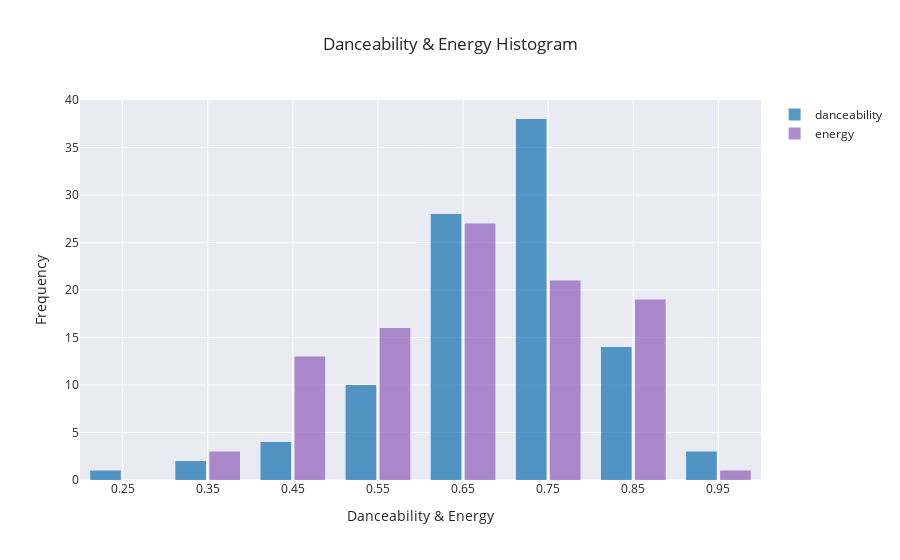

Write notebook code for a chart like this one.
### Markdown cell above
To plot the bars side by side or otherwise further customize the graph, the code is lengthier, but fairly intuitive.

### Code cell
#plot
trace1 = go.Histogram(
    x=df['danceability'],
    name='danceability', #name used in legend and hover labels
    xbins=dict( #bins used for histogram
        start=0,
        end=10,
        size=0.1
    ),
    marker=dict(
        color='#1f77b4',
    ),
    opacity=0.75
)
trace2 = go.Histogram(
    x=df['energy'],
    name='energy', #name used in legend and hover labels
    xbins=dict( #bins used for histogram
        start=0,
        end=10,
        size=0.1
    ),
    marker=dict(
        color='#9467bd'
    ),
    opacity=0.75
)
data = [trace1, trace2]
layout = go.Layout(
    template='seaborn', #set theme
    title='Danceability & Energy Histogram',
    xaxis=dict(
        title='Danceability & Energy'
    ),
    yaxis=dict(
        title='Frequency'
    ),
    bargap=0.2,
    bargroupgap=0.1
)
fig = go.Figure(data=data, layout=layout)
iplot(fig, filename='styled histogram')

### Figure 1 — Plotly figure (JSON) as saved in the notebook; plotly's stock layout.template omitted (floating-point values rounded to 4 significant figures)
{"data": [{"marker": {"color": "#1f77b4"}, "name": "danceability", "opacity": 0.75, "type": "histogram", "x": [0.825, 0.694, 0.66, 0.617, 0.609, 0.904, 0.64, 0.726, 0.853, 0.735, 0.732, 0.653, 0.679, 0.774, 0.833, 0.627, 0.696, 0.461, 0.72, 0.779, 0.543, 0.6, 0.358, 0.857, 0.744, 0.706, 0.624, 0.584, 0.748, 0.707, 0.768, 0.681, 0.671, 0.736, 0.771, 0.629, 0.809, 0.577, 0.869, 0.548, 0.599, 0.676, 0.893, 0.746, 0.755, 0.746, 0.736, 0.852, 0.927, 0.768, 0.744, 0.927, 0.476, 0.644, 0.791, 0.684, 0.703, 0.704, 0.743, 0.818, 0.637, 0.683, 0.876, 0.448, 0.741, 0.775, 0.314, 0.734, 0.747, 0.77, 0.516, 0.841, 0.798, 0.611, 0.697, 0.52, 0.698, 0.647, 0.773, 0.731, 0.721, 0.761, 0.673, 0.648, 0.832, 0.752, 0.49, 0.608, 0.573, 0.544, 0.789, 0.855, 0.708, 0.744, 0.884, 0.675, 0.542, 0.731, 0.658, 0.258], "xbins": {"end": 10, "size": 0.1, "start": 0}}, {"marker": {"color": "#9467bd"}, "name": "energy", "opacity": 0.75, "type": "histogram", "x": [0.652, 0.815, 0.786, 0.635, 0.668, 0.611, 0.533, 0.769, 0.56, 0.451, 0.75, 0.658, 0.634, 0.626, 0.434, 0.812, 0.817, 0.834, 0.763, 0.787, 0.677, 0.81, 0.557, 0.8, 0.804, 0.427, 0.876, 0.54, 0.524, 0.629, 0.813, 0.594, 0.672, 0.795, 0.696, 0.572, 0.463, 0.522, 0.485, 0.65, 0.448, 0.843, 0.745, 0.793, 0.789, 0.653, 0.449, 0.773, 0.665, 0.517, 0.836, 0.488, 0.718, 0.743, 0.619, 0.823, 0.868, 0.633, 0.359, 0.803, 0.514, 0.691, 0.669, 0.801, 0.667, 0.617, 0.555, 0.418, 0.864, 0.567, 0.595, 0.728, 0.539, 0.644, 0.716, 0.761, 0.375, 0.932, 0.68, 0.794, 0.626, 0.838, 0.637, 0.738, 0.772, 0.505, 0.485, 0.798, 0.781, 0.809, 0.442, 0.624, 0.693, 0.739, 0.346, 0.69, 0.859, 0.469, 0.588, 0.437], "xbins": {"end": 10, "size": 0.1, "start": 0}}], "layout": {"bargap": 0.2, "bargroupgap": 0.1, "title": {"text": "Danceability & Energy Histogram"}, "xaxis": {"title": {"text": "Danceability & Energy"}}, "yaxis": {"title": {"text": "Frequency"}}}}
